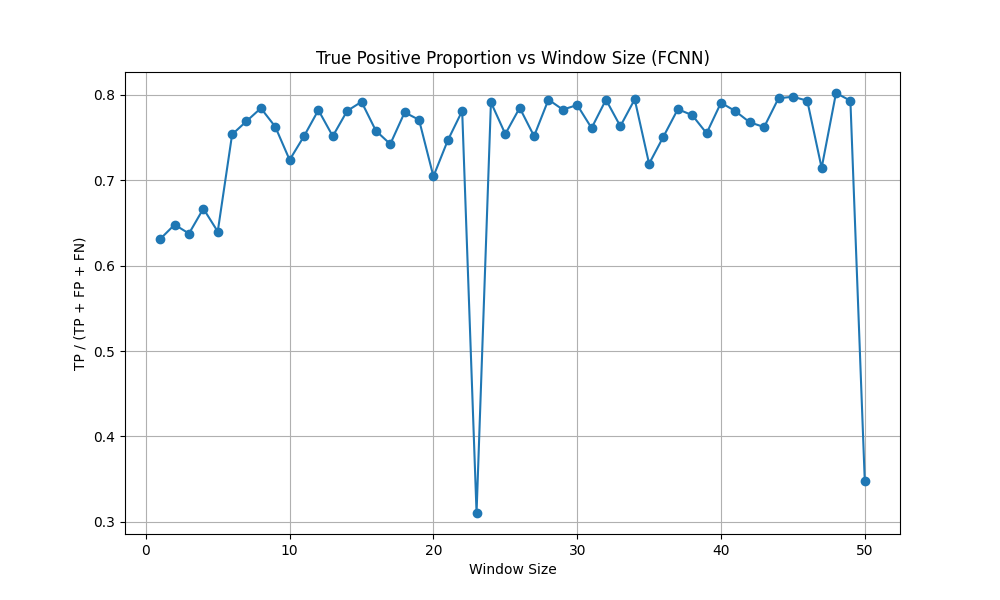

This figure's Python source:
import os
os.environ['TF_ENABLE_ONEDNN_OPTS'] = '0'
import numpy as np
import tensorflow as tf
from keras import layers, models, callbacks
from pathlib import Path
import matplotlib.pyplot as plt
import pandas as pd

# Paths
CURRENT_DIR = Path(__file__).parent.resolve()
DATASET_PATH = CURRENT_DIR.parent / "data" / "dataset" / "dataset_scale_25k.npz"
OUTPUT_DIR = CURRENT_DIR

class WindowGenerator(tf.keras.utils.Sequence):
    def __init__(self, X_frames, y_frames, indices, batch_size, window_size, shuffle=True):
        self.X_frames = X_frames
        self.y_frames = y_frames
        self.indices = indices
        self.batch_size = batch_size
        self.window_size = window_size
        self.shuffle = shuffle
        self.on_epoch_end()

    def __len__(self):
        return int(np.floor(len(self.indices) / self.batch_size))

    def __getitem__(self, index):
        batch_indices = self.indices[index*self.batch_size : (index+1)*self.batch_size]
        
        X_batch = []
        y_batch = []
        
        for i in batch_indices:
            # X window: i to i+window_size
            X_batch.append(self.X_frames[i : i+self.window_size])
            # y label: last frame of the window -> i+window_size-1
            y_batch.append(self.y_frames[i + self.window_size - 1])
            
        return np.array(X_batch), np.array(y_batch)

    def on_epoch_end(self):
        if self.shuffle:
            np.random.shuffle(self.indices)

def load_data(path):
    if not path.exists():
        raise FileNotFoundError(f"Dataset not found at {path}")
    data = np.load(path)
    return data

def compute_indices(lengths, window_size):
    indices = []
    current_offset = 0
    for length in lengths:
        # Valid start indices for this segment: 0 to length - window_size
        if length >= window_size:
            # relative indices
            rel_indices = np.arange(length - window_size + 1)
            # absolute indices
            abs_indices = rel_indices + current_offset
            indices.extend(abs_indices)
        current_offset += length
    return np.array(indices, dtype=np.int32)

def build_fcnn_model(input_shape):
    model = models.Sequential([
        layers.Input(shape=input_shape),
        layers.Flatten(),
        layers.Dense(32, activation='relu'),
        layers.Dropout(0.2),
        layers.Dense(16, activation='relu'),
        layers.Dropout(0.2),
        layers.Dense(5, activation='sigmoid')
    ])
    return model

def main():
    # Load data
    print(f"Loading data from {DATASET_PATH}...")
    data = load_data(DATASET_PATH)
    
    X_train_frames = data['X_train']
    y_train_frames = data['y_train']
    train_lengths = data['train_lengths']
    
    X_val_frames = data['X_val']
    y_val_frames = data['y_val']
    val_lengths = data['val_lengths']
    
    print(f"Data loaded.")
    
    results = []
    
    # Loop from 1 to 50
    for w in range(1, 51):
        print(f"Training with window size: {w}")
        
        # Compute indices
        train_indices = compute_indices(train_lengths, w)
        val_indices = compute_indices(val_lengths, w)
        
        if len(train_indices) == 0 or len(val_indices) == 0:
            print(f"Skipping window size {w} due to insufficient data.")
            continue

        # Generators
        batch_size = 32
        train_gen = WindowGenerator(X_train_frames, y_train_frames, train_indices, batch_size, window_size=w, shuffle=True)
        val_gen = WindowGenerator(X_val_frames, y_val_frames, val_indices, batch_size, window_size=w, shuffle=False)

        # Build model
        input_shape = (w, 6)
        model = build_fcnn_model(input_shape)

        # Compile
        model.compile(optimizer='adam',
                      loss='binary_crossentropy',
                      metrics=['accuracy'])

        # Callbacks
        early_stopping = callbacks.EarlyStopping(
            monitor='val_loss', 
            patience=5, # Reduced patience for speed
            restore_best_weights=True
        )
        
        # Train
        model.fit(
            train_gen,
            validation_data=val_gen,
            epochs=50, # Reduced epochs for speed
            callbacks=[early_stopping],
            verbose=0
        )
        
        # Evaluate
        # We need to predict on the validation set to calculate TP, FP, FN
        # Using the generator to get batches
        
        tp = 0
        fp = 0
        fn = 0
        
        # Iterate through validation generator
        for i in range(len(val_gen)):
            X_batch, y_batch = val_gen[i]
            preds = model.predict(X_batch, verbose=0)
            
            # Threshold
            preds_binary = (preds > 0.5).astype(int)
            y_true = y_batch.astype(int)
            
            # Calculate metrics for this batch (global across all 5 fingers)
            tp += np.sum((preds_binary == 1) & (y_true == 1))
            fp += np.sum((preds_binary == 1) & (y_true == 0))
            fn += np.sum((preds_binary == 0) & (y_true == 1))
            
        if (tp + fp + fn) > 0:
            proportion = tp / (tp + fp + fn)
        else:
            proportion = 0
            
        print(f"Window size {w} trained. True positives proportion: {proportion:.4f}")
        
        results.append({'window_size': w, 'proportion': proportion})
        
    # Save results
    df = pd.DataFrame(results)
    csv_path = OUTPUT_DIR / "window_size_analysis.csv"
    df.to_csv(csv_path, index=False)
    print(f"Results saved to {csv_path}")
    
    # Plot
    plt.figure(figsize=(10, 6))
    plt.plot(df['window_size'], df['proportion'], marker='o')
    plt.title('True Positive Proportion vs Window Size (FCNN)')
    plt.xlabel('Window Size')
    plt.ylabel('TP / (TP + FP + FN)')
    plt.grid(True)
    plt.savefig(OUTPUT_DIR / "window_size_analysis.png")
    print("Plot saved.")

if __name__ == "__main__":
    main()
